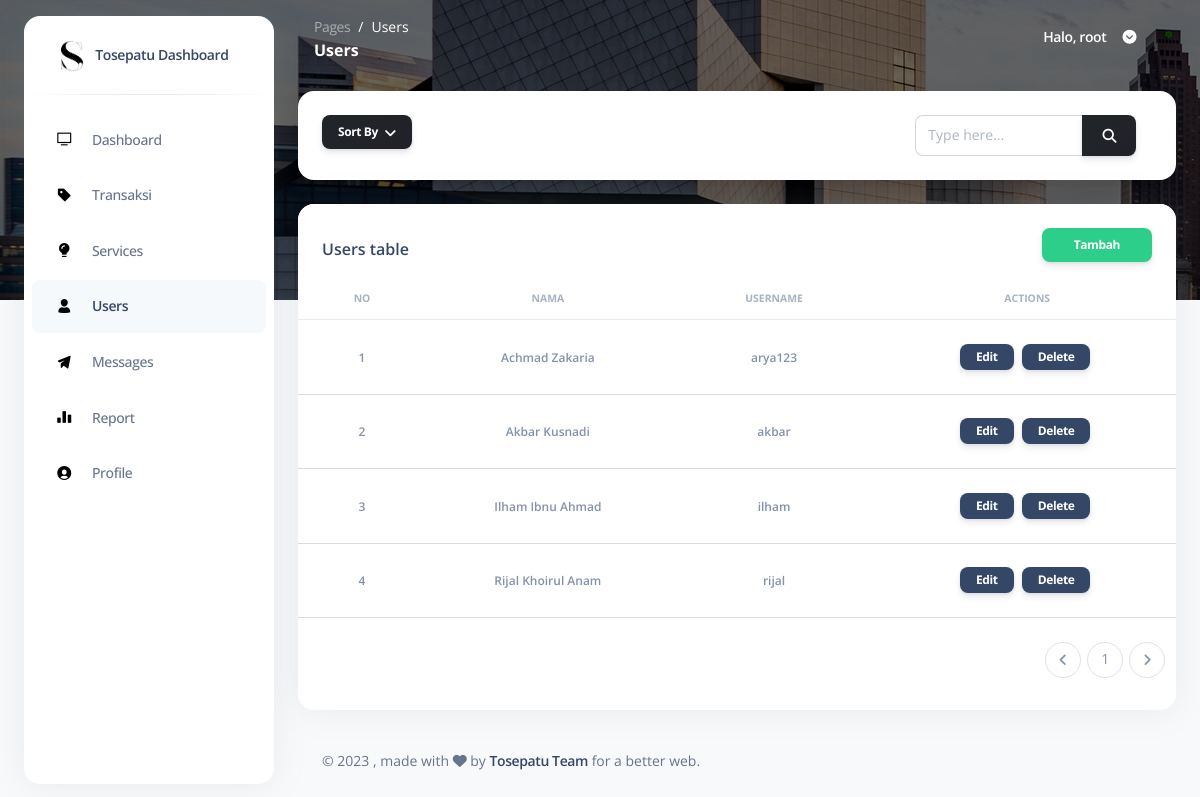
Screenshot of /pages/users.php (signed in) with the database file from the repository.
### tables this page shows
CREATE TABLE `tb_user` (
  `id` int(2) NOT NULL,
  `nama` varchar(50) NOT NULL,
  `username` varchar(50) NOT NULL,
  `password` varchar(50) NOT NULL,
  `role` int(2) NOT NULL
);

### pages/users.php (the view, shortened to what this page needs)
<?php
include "../connection/koneksi.php";
if (isset($_SESSION["ses_username"]) == "") {
  header("location: ../login.php");
} elseif ($_SESSION["ses_role"] == '2') {
  header("location: logout.php");
} else {
  $data_id = $_SESSION["ses_id"];
}
?>
<!DOCTYPE html>
<html lang="en">
<head>
  <link href="../assets/css/nucleo-icons.css" rel="stylesheet" />
  <link href="../assets/css/nucleo-svg.css" rel="stylesheet" />
  <link href="../assets/css/nucleo-svg.css" rel="stylesheet" />
  <link id="pagestyle" href="../assets/css/argon-dashboard.css" rel="stylesheet" />
</head>
<body class="g-sidenav-show bg-gray-100">
  <div class="min-height-300 position-absolute w-100"></div>
  <aside class="sidenav bg-white navbar navbar-vertical navbar-expand-xs border-0 border-radius-xl my-3 fixed-start ms-4" id="sidenav-main">
    <div class="sidenav-header">
      <a class="navbar-brand m-0" href="./dashboard.php">
        <img src="../assets/images/icon.png" class="navbar-brand-img h-100" alt="main_logo" />
        <span class="ms-1 font-weight-bold">Tosepatu Dashboard</span>
      </a>
    </div>
    <hr class="horizontal dark mt-0" />
    <div class="collapse navbar-collapse w-auto" id="sidenav-collapse-main">
      <ul class="navbar-nav">
        <li class="nav-item">
          <a class="nav-link" href="./dashboard.php">
            <div class="icon icon-shape icon-sm border-radius-md text-center me-2 d-flex align-items-center justify-content-center">
              <i class="ni ni-tv-2 text-warning text-sm opacity-10"></i>
            </div>
            <span class="nav-link-text ms-1">Dashboard</span>
          </a>
        </li>
        <li class='nav-item'>
          <a class='nav-link ' href='transaksi.php'>
            <div class='icon icon-shape icon-sm border-radius-md text-center me-2 d-flex align-items-center justify-content-center'>
              <i class='ni ni-tag text-warning text-sm opacity-10'></i>
            </div>
            <span class='nav-link-text ms-1'>Transaksi</span>
          </a>
        </li>
        <li class='nav-item'>
          <a class='nav-link' href='services.php'>
            <div class='icon icon-shape icon-sm border-radius-md text-center me-2 d-flex align-items-center justify-content-center'>
              <i class='ni ni-bulb-61 text-warning text-sm opacity-10'></i>
            </div>
            <span class='nav-link-text ms-1'>Services</span>
          </a>
        </li>
        <li class='nav-item'>
          <a class='nav-link active' href='users.php'>
            <div class='icon icon-shape icon-sm border-radius-md text-center me-2 d-flex align-items-center justify-content-center'>
              <i class='ni ni-single-02 text-warning text-sm opacity-10'></i>
            </div>
            <span class='nav-link-text ms-1'>Users</span>
          </a>
        </li>
        <li class='nav-item'>
          <a class='nav-link' href='messages.php'>
            <div class='icon icon-shape icon-sm border-radius-md text-center me-2 d-flex align-items-center justify-content-center'>
              <i class='ni ni-send text-warning text-sm opacity-10'></i>
            </div>
            <span class='nav-link-text ms-1'>Messages</span>
          </a>
        </li>
        <li class='nav-item'>
          <a class='nav-link' href='report.php'>
            <div class='icon icon-shape icon-sm border-radius-md text-center me-2 d-flex align-items-center justify-content-center'>
              <i class='ni ni-chart-bar-32 text-warning text-sm opacity-10'></i>
            </div>
            <span class='nav-link-text ms-1'>Report</span>
          </a>
        </li>
        <li class='nav-item'>
          <a class='nav-link' href='profile.php'>
            <div class='icon icon-shape icon-sm border-radius-md text-center me-2 d-flex align-items-center justify-content-center'>
              <i class='ni ni-circle-08 text-warning text-sm opacity-10'></i>
            </div>
            <span class='nav-link-text ms-1'>Profile</span>
          </a>
        </li>
      </ul>
    </div>
  </aside>
  <main class="main-content position-relative border-radius-lg">
    <nav class="navbar navbar-main navbar-expand-lg px-0 mx-4 shadow-none border-radius-xl" id="navbarBlur" data-scroll="false">
      <div class="container-fluid py-1 px-3">
        <nav aria-label="breadcrumb">
          <ol class="breadcrumb bg-transparent mb-0 pb-0 pt-1 px-0 me-sm-6 me-5">
            <li class="breadcrumb-item text-sm">
              <a class="opacity-5 text-white" href="javascript:;">Pages</a>
            </li>
            <li class="breadcrumb-item text-sm text-white active" aria-current="page">
              Users
            </li>
          </ol>
          <h6 class="font-weight-bolder text-white mb-0">Users</h6>
        </nav>
        <div class="collapse navbar-collapse mt-sm-0 mt-2 me-md-0 me-sm-4" id="navbar">
          <ul class="ms-md-auto pe-md-3 d-flex align-items-center navbar-nav justify-content-end">
            <?php
            $tampilprofil = ("SELECT * FROM tb_user WHERE id = '$data_id'");
            $result   = mysqli_query($koneksi, $tampilprofil);
            while ($row = mysqli_fetch_array($result)) {
              $profilName   = $row['nama'];
            ?>
              <li class="nav-item px-3 d-flex align-items-center">
                <a href="javascript:;" class="nav-link text-white font-weight-bold px-0">
                  <span class="d-sm-inline d-none">Halo, <?php echo $profilName ?></span>
                </a>
              </li>
            <?php
            }
            ?>
            <li class="nav-item dropdown pe-2 d-flex align-items-center">
              <a href="#" class="nav-link text-white p-0" id="dropdownMenuButton" data-bs-toggle="dropdown" aria-expanded="false">
                <i class="fa fa-chevron-circle-down cursor-pointer"></i>
              </a>
            </li>
          </ul>
        </div>
      </div>
    </nav>
    <div class="card shadow-lg mx-4 mt-3">
      <div class="card-body">
        <div class="row gx-4">
          <div class="dropdown col-auto">
            <form class="" action="" method="post">
              <button class="btn btn-sm bg-gradient-dark dropdown-toggle mb-1 px-3" id="dropdownMenuButton" data-bs-toggle="dropdown" aria-expanded="false">
                Sort By
              </button>
            </form>
          </div>
          <div class="col-lg-4 col-md-6 my-sm-auto ms-sm-auto me-sm-0 mx-auto mt-3">
            <div class="nav-wrapper position-relative end-0">
              <div class="ms-md-auto pe-md-3 d-flex align-items-center">
                <form class="input-group" action="" method="post">
                  <div class="input-group">
                    <input type="text" class="form-control ms-4" name="data" placeholder="Type here..." aria-label="Type here..." aria-describedby="button-addon2">
                    <button class="btn bg-gradient-dark  mb-0" name="caridata" type="submit" id="button-addon2">
                      <i class="fas fa-search" aria-hidden="true"></i>
                    </button>
                  </div>
                </form>
              </div>
            </div>
          </div>
        </div>
      </div>
    </div>
    <div class="container-fluid py-4">
      <div class="row">
        <div class="col-12">
          <div class="card mb-4">
            <div class="card-header pb-0">
              <div class="d-flex align-items-center">
                <h6>Users table</h6>
                <button class="btn btn-success btn-sm ms-auto" data-bs-toggle="modal" data-bs-target="#modal-tambah">Tambah</button>
              </div>
            </div>
            <div class="card-body px-0 pt-0 pb-2">
              <div class="table-responsive p-0">
                <table class="table align-items-center mb-0">
                  <thead>
                    <tr>
                      <th class="text-center text-uppercase text-secondary text-xxs font-weight-bolder opacity-7">
                        No
                      </th>
                      <th class="text-center text-uppercase text-secondary text-xxs font-weight-bolder opacity-7">
                        Nama
                      </th>
                      <th class="text-center text-uppercase text-secondary text-xxs font-weight-bolder opacity-7">
                        Username
                      </th>
                      <th class="text-center text-uppercase text-secondary text-xxs font-weight-bolder opacity-7">
                        Actions
                      </th>
                    </tr>
                  </thead>
                  <tbody>
                    <?php
                    $batas = 20;
                    $halaman = @$_GET['halaman'];
                    if (empty($halaman)) {
                      $posisi = 0;
                      $halaman = 1;
                    } else {
                      $posisi = ($halaman - 1) * $batas;
                    }
                    $data = $_POST['data'];
                    if (isset($_POST['caridata'])) {
                      $caringab = ("SELECT * FROM tb_user WHERE role = '2' AND tb_user.nama LIKE '" . $data . "%' ORDER BY nama asc LIMIT $posisi, $batas");
                      $result   = mysqli_query($koneksi, $caringab);
                    } elseif (isset($_POST['namaasc'])) {
                      $namaasc = ("SELECT * FROM tb_user WHERE role = '2' ORDER BY nama asc LIMIT $posisi, $batas");
                      $result   = mysqli_query($koneksi, $namaasc);
                    } elseif (isset($_POST['namadesc'])) {
                      $namadesc = ("SELECT * FROM tb_user WHERE role = '2' ORDER BY nama desc LIMIT $posisi, $batas");
                      $result   = mysqli_query($koneksi, $namadesc);
                    } else {
                      $query  = ("SELECT * FROM tb_user WHERE role = '2' ORDER BY nama asc LIMIT $posisi, $batas");
                      $result = mysqli_query($koneksi, $query);
                    }
                    $no     = 1;
                    while ($row = mysqli_fetch_array($result)) {
                      $NamaUser = $row['nama'];
                      $UsernameUser = $row['username'];
                    ?>
                      <tr>
                        <td class="align-middle text-center">
                          <span class="text-secondary text-xs font-weight-bold"><?php echo $no++; ?></span>
                        </td>
                        <td class="align-middle text-center">
                          <span class="text-secondary text-xs font-weight-bold"><?php echo $NamaUser; ?></span>
                        </td>
                        <td class="align-middle text-center">
                          <span class="text-secondary text-xs font-weight-bold"> <?php echo $UsernameUser; ?></span>
                        </td>
                        <td class="align-middle text-center">
                          <button class="btn btn-dark btn-sm px-3 py-1 me-1 mt-3" data-bs-toggle="modal" data-bs-target="#modal-edit<?php echo $row['id']; ?>">Edit</button>
                          <button class="btn btn-dark btn-sm px-3 py-1 me-1 mt-3" data-bs-toggle="modal" data-bs-target="#modal-delete<?php echo $row['id']; ?>">Delete</button>
                        </td>
                      </tr>
                    <?php
                    }
                    ?>
                  </tbody>
                </table>
              </div>
              <?php
              $ngab = mysqli_query($koneksi, "SELECT * FROM tb_user where role = '2' ORDER BY nama asc");
              $hitung = $ngab->fetch_all(MYSQLI_ASSOC);
              $jmldata = $hitung[0]['id'];
              $jmlhalaman = ceil($jmldata / $batas);
              $Previous = $halaman - 1;
              $Next = $halaman + 1;
              ?>
              <div class="my-4 ms-2 me-2">
                <nav aria-label="Page navigation example">
                  <ul class="pagination justify-content-end">
                    <li class="page-item">
                      <a class="page-link" href="orders.php?halaman=<?= $Previous; ?>" aria-label="Previous">
                        <i class="fa fa-angle-left"></i>
                      </a>
                    </li>
                    <?php
                    for ($i = 1; $i <= $jmlhalaman; $i++)
                      if ($i != $halaman) {
                        echo "
                       <li class='page-item'><a href=\"orders.php?halaman=$i \" class='page-link'>$i</a></li>
                       ";
                      } else {
                        echo "
                           <li class='page-item'><a class='page-link'>$i</a></li>
                           ";
                      }
                    ?>
                    <li class="page-item">
                      <a class="page-link" href="orders.php?halaman=<?= $Next; ?>" aria-label="Next">
                        <i class="fa fa-angle-right"></i>
                      </a>
                    </li>
                  </ul>
                </nav>
              </div>
            </div>
          </div>
        </div>
      </div>
      <footer class="footer pt-3">
        <div class="container-fluid">
          <div class="row align-items-center justify-content-lg-between">
            <div class="col-lg-6 mb-lg-0 mb-4">
              <div class="copyright text-center text-sm text-muted text-lg-start">
                ©
                , made with <i class="fa fa-heart"></i> by
                <a href="#" class="font-weight-bold">Tosepatu Team</a>
                for a better web.
              </div>
            </div>
          </div>
        </div>
      </footer>
    </div>
  </main>
</body>
</html>

### assets/css/nucleo-svg.css (style rules this page uses)
.icon { display: inline-block; color: #111111; height: 1em; width: 1em; }
.icon-sm { height: 0.8em; width: 0.8em; }
.icon { fill: currentColor; stroke: none; }

### rows the page displays
tb_user: nama "root"
tb_user: nama "Achmad Zakaria", username "arya123"
tb_user: nama "Akbar Kusnadi", username "akbar"
tb_user: nama "Ilham Ibnu Ahmad", username "ilham"
tb_user: nama "Rijal Khoirul Anam", username "rijal"
